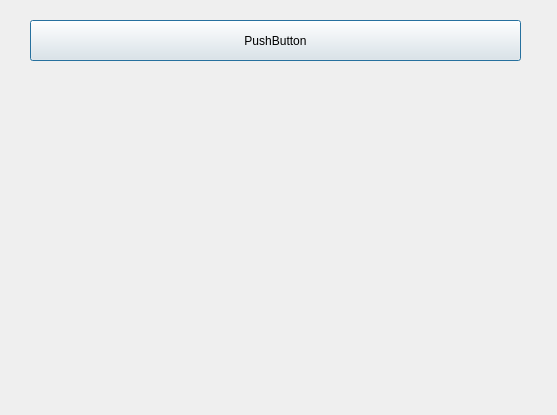
<?xml version="1.0" encoding="UTF-8"?>
<ui version="4.0">
 <class>Dialog</class>
 <widget class="QDialog" name="Dialog">
  <property name="geometry">
   <rect>
    <x>0</x>
    <y>0</y>
    <width>557</width>
    <height>415</height>
   </rect>
  </property>
  <property name="windowTitle">
   <string>Dialog</string>
  </property>
  <widget class="QPushButton" name="pushButton">
   <property name="geometry">
    <rect>
     <x>30</x>
     <y>20</y>
     <width>491</width>
     <height>41</height>
    </rect>
   </property>
   <property name="text">
    <string>PushButton</string>
   </property>
  </widget>
  <widget class="matplotlibWidget" name="widget" native="true">
   <property name="geometry">
    <rect>
     <x>30</x>
     <y>70</y>
     <width>491</width>
     <height>301</height>
    </rect>
   </property>
  </widget>
 </widget>
 <customwidgets>
  <customwidget>
   <class>matplotlibWidget</class>
   <extends>QWidget</extends>
   <header>matplotlibwidgetFile</header>
   <container>1</container>
  </customwidget>
 </customwidgets>
 <resources/>
 <connections/>
</ui>
